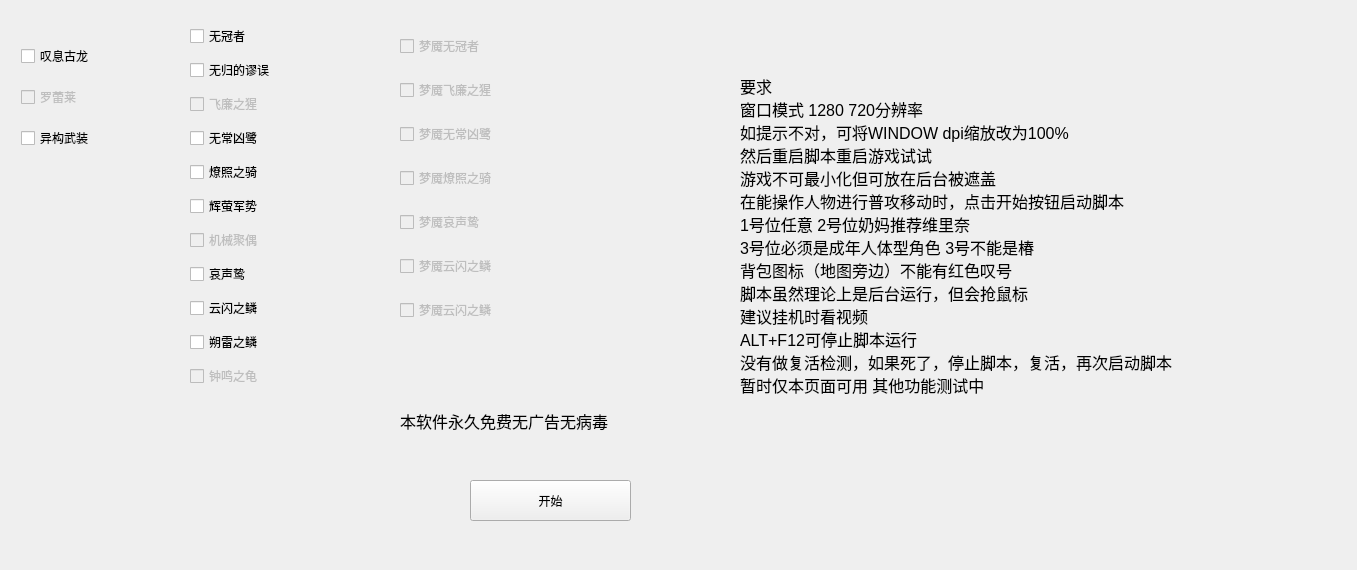
<?xml version="1.0" encoding="UTF-8"?>
<ui version="4.0">
 <class>NormalBossPanel</class>
 <widget class="QWidget" name="NormalBossPanel">
  <property name="geometry">
   <rect>
    <x>0</x>
    <y>0</y>
    <width>1357</width>
    <height>570</height>
   </rect>
  </property>
  <property name="windowTitle">
   <string>Form</string>
  </property>
  <widget class="QPushButton" name="startNormalBoss">
   <property name="geometry">
    <rect>
     <x>470</x>
     <y>480</y>
     <width>161</width>
     <height>41</height>
    </rect>
   </property>
   <property name="text">
    <string>开始</string>
   </property>
  </widget>
  <widget class="QWidget" name="layoutWidget">
   <property name="geometry">
    <rect>
     <x>400</x>
     <y>20</y>
     <width>201</width>
     <height>321</height>
    </rect>
   </property>
   <layout class="QVBoxLayout" name="verticalLayout">
    <item>
     <widget class="QCheckBox" name="nightmareCrownless">
      <property name="enabled">
       <bool>false</bool>
      </property>
      <property name="text">
       <string>梦魇无冠者</string>
      </property>
     </widget>
    </item>
    <item>
     <widget class="QCheckBox" name="nightmareFeilianBeringal">
      <property name="enabled">
       <bool>false</bool>
      </property>
      <property name="text">
       <string>梦魇飞廉之猩</string>
      </property>
     </widget>
    </item>
    <item>
     <widget class="QCheckBox" name="nightmareImpermanenceHeron">
      <property name="enabled">
       <bool>false</bool>
      </property>
      <property name="text">
       <string>梦魇无常凶鹭</string>
      </property>
     </widget>
    </item>
    <item>
     <widget class="QCheckBox" name="nightmareInfernoRider">
      <property name="enabled">
       <bool>false</bool>
      </property>
      <property name="text">
       <string>梦魇燎照之骑</string>
      </property>
     </widget>
    </item>
    <item>
     <widget class="QCheckBox" name="nightmareMourningAix">
      <property name="enabled">
       <bool>false</bool>
      </property>
      <property name="text">
       <string>梦魇哀声鸷</string>
      </property>
     </widget>
    </item>
    <item>
     <widget class="QCheckBox" name="nightmareTempestMephis">
      <property name="enabled">
       <bool>false</bool>
      </property>
      <property name="text">
       <string>梦魇云闪之鳞</string>
      </property>
     </widget>
    </item>
    <item>
     <widget class="QCheckBox" name="nightmareThunderingMephis">
      <property name="enabled">
       <bool>false</bool>
      </property>
      <property name="text">
       <string>梦魇云闪之鳞</string>
      </property>
     </widget>
    </item>
   </layout>
  </widget>
  <widget class="QWidget" name="layoutWidget">
   <property name="geometry">
    <rect>
     <x>190</x>
     <y>20</y>
     <width>171</width>
     <height>381</height>
    </rect>
   </property>
   <layout class="QVBoxLayout" name="verticalLayout_2">
    <item>
     <widget class="QCheckBox" name="crownless">
      <property name="text">
       <string>无冠者</string>
      </property>
     </widget>
    </item>
    <item>
     <widget class="QCheckBox" name="fallacyOfNoReturn">
      <property name="enabled">
       <bool>true</bool>
      </property>
      <property name="text">
       <string>无归的谬误</string>
      </property>
     </widget>
    </item>
    <item>
     <widget class="QCheckBox" name="feilianBeringal">
      <property name="enabled">
       <bool>false</bool>
      </property>
      <property name="text">
       <string>飞廉之猩</string>
      </property>
     </widget>
    </item>
    <item>
     <widget class="QCheckBox" name="impermanenceHeron">
      <property name="enabled">
       <bool>true</bool>
      </property>
      <property name="text">
       <string>无常凶鹭</string>
      </property>
     </widget>
    </item>
    <item>
     <widget class="QCheckBox" name="infernoRider">
      <property name="enabled">
       <bool>true</bool>
      </property>
      <property name="text">
       <string>燎照之骑</string>
      </property>
     </widget>
    </item>
    <item>
     <widget class="QCheckBox" name="lampylumenMyriad">
      <property name="enabled">
       <bool>true</bool>
      </property>
      <property name="text">
       <string>辉萤军势</string>
      </property>
     </widget>
    </item>
    <item>
     <widget class="QCheckBox" name="mechAbomination">
      <property name="enabled">
       <bool>false</bool>
      </property>
      <property name="text">
       <string>机械聚偶</string>
      </property>
     </widget>
    </item>
    <item>
     <widget class="QCheckBox" name="mourningAix">
      <property name="enabled">
       <bool>true</bool>
      </property>
      <property name="text">
       <string>哀声鸷</string>
      </property>
     </widget>
    </item>
    <item>
     <widget class="QCheckBox" name="tempestMephis">
      <property name="enabled">
       <bool>true</bool>
      </property>
      <property name="text">
       <string>云闪之鳞</string>
      </property>
     </widget>
    </item>
    <item>
     <widget class="QCheckBox" name="thunderingMephis">
      <property name="enabled">
       <bool>true</bool>
      </property>
      <property name="text">
       <string>朔雷之鳞</string>
      </property>
     </widget>
    </item>
    <item>
     <widget class="QCheckBox" name="bellBorneGeochelone">
      <property name="enabled">
       <bool>false</bool>
      </property>
      <property name="text">
       <string>钟鸣之龟</string>
      </property>
     </widget>
    </item>
   </layout>
  </widget>
  <widget class="QWidget" name="layoutWidget">
   <property name="geometry">
    <rect>
     <x>21</x>
     <y>33</y>
     <width>101</width>
     <height>131</height>
    </rect>
   </property>
   <layout class="QVBoxLayout" name="verticalLayout_3">
    <item>
     <widget class="QCheckBox" name="dragonOfDirge">
      <property name="text">
       <string>叹息古龙</string>
      </property>
     </widget>
    </item>
    <item>
     <widget class="QCheckBox" name="lorelei">
      <property name="enabled">
       <bool>false</bool>
      </property>
      <property name="text">
       <string>罗蕾莱</string>
      </property>
     </widget>
    </item>
    <item>
     <widget class="QCheckBox" name="sentryConstruct">
      <property name="text">
       <string>异构武装</string>
      </property>
     </widget>
    </item>
   </layout>
  </widget>
  <widget class="QLabel" name="label">
   <property name="geometry">
    <rect>
     <x>740</x>
     <y>50</y>
     <width>521</width>
     <height>371</height>
    </rect>
   </property>
   <property name="font">
    <font>
     <pointsize>12</pointsize>
    </font>
   </property>
   <property name="text">
    <string>要求
窗口模式 1280 720分辨率
如提示不对，可将WINDOW dpi缩放改为100%
然后重启脚本重启游戏试试
游戏不可最小化但可放在后台被遮盖
在能操作人物进行普攻移动时，点击开始按钮启动脚本
1号位任意 2号位奶妈推荐维里奈
3号位必须是成年人体型角色 3号不能是椿
背包图标（地图旁边）不能有红色叹号
脚本虽然理论上是后台运行，但会抢鼠标
建议挂机时看视频
ALT+F12可停止脚本运行
没有做复活检测，如果死了，停止脚本，复活，再次启动脚本
暂时仅本页面可用 其他功能测试中</string>
   </property>
  </widget>
  <widget class="QLabel" name="label_7">
   <property name="geometry">
    <rect>
     <x>400</x>
     <y>400</y>
     <width>731</width>
     <height>41</height>
    </rect>
   </property>
   <property name="font">
    <font>
     <pointsize>12</pointsize>
    </font>
   </property>
   <property name="text">
    <string>本软件永久免费无广告无病毒</string>
   </property>
  </widget>
 </widget>
 <resources/>
 <connections/>
</ui>
